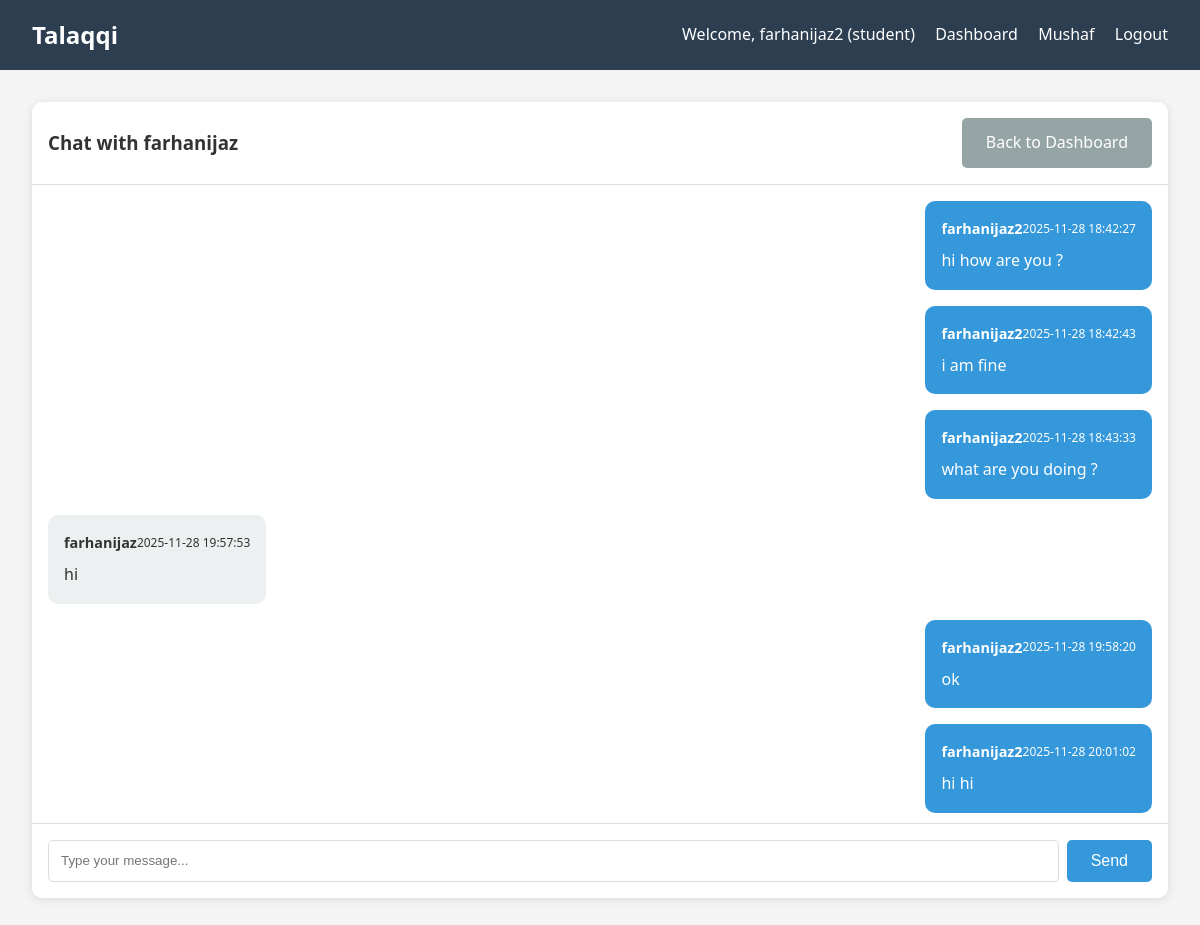
The page /chat/1 (signed in) on the database its author committed.
### tables this page shows
CREATE TABLE users
                 (id INTEGER PRIMARY KEY AUTOINCREMENT,
                  username TEXT UNIQUE NOT NULL,
                  password TEXT NOT NULL,
                  user_type TEXT NOT NULL,
                  created_at TIMESTAMP DEFAULT CURRENT_TIMESTAMP);

CREATE TABLE messages
                 (id INTEGER PRIMARY KEY AUTOINCREMENT,
                  sender_id INTEGER NOT NULL,
                  receiver_id INTEGER NOT NULL,
                  message TEXT NOT NULL,
                  timestamp TIMESTAMP DEFAULT CURRENT_TIMESTAMP,
                  FOREIGN KEY (sender_id) REFERENCES users (id),
                  FOREIGN KEY (receiver_id) REFERENCES users (id));

### app.py (the view)
@app.route('/chat/<int:user_id>')
def chat(user_id):
    if 'user_id' not in session:
        return redirect(url_for('login'))
    other_user = user_repo.get_user_by_id(user_id)
    if not other_user:
        return "User not found"
    messages = message_service.get_conversation(session['user_id'], user_id)
    return render_template('chat.html', other_user=other_user, messages=messages)

### app.py (called while the page is built)
    def __enter__(self):
        self.conn = sqlite3.connect(self.db_path)
        self.conn.row_factory = sqlite3.Row
        return self.conn

    def __exit__(self, exc_type, exc_val, exc_tb):
        self.conn.close()

    def get_user_by_id(self, user_id: int) -> Optional[Dict]:
        with DatabaseConnection() as conn:
            user = conn.execute('SELECT * FROM users WHERE id = ?', (user_id,)).fetchone()
            return dict(user) if user else None

    def get_conversation(self, user1_id: int, user2_id: int) -> List[Dict]:
        with DatabaseConnection() as conn:
            messages = conn.execute('''
                SELECT m.*, u.username as sender_name
                FROM messages m
                JOIN users u ON m.sender_id = u.id
                WHERE (m.sender_id = ? AND m.receiver_id = ?)
                   OR (m.sender_id = ? AND m.receiver_id = ?)
                ORDER BY m.timestamp
            ''', (user1_id, user2_id, user2_id, user1_id)).fetchall()
            return [dict(msg) for msg in messages]

    def get_conversation(self, user1_id: int, user2_id: int) -> List[Dict]:
        return self.message_repo.get_conversation(user1_id, user2_id)

### templates/chat.html (shortened to what this page needs)
{% extends "base.html" %}
{% block content %}
<div class="chat-container">
    <div class="chat-header">
        <h3>Chat with {{ other_user.username }}</h3>
        <a href="{{ url_for('dashboard') }}" class="btn btn-secondary">Back to Dashboard</a>
    </div>
    <div class="chat-messages" id="chatMessages">
        {% for message in messages %}
        <div class="message {% if message.sender_id == session.user_id %}message-sent{% else %}message-received{% endif %}">
            <div class="message-header">
                <strong>{{ message.sender_name }}</strong>
                <small>{{ message.timestamp }}</small>
            </div>
            <p>{{ message.message }}</p>
        </div>
        {% endfor %}
    </div>
    <div class="chat-input">
        <input type="text" id="messageInput" placeholder="Type your message...">
        <button onclick="sendMessage({{ other_user.id }})" class="btn btn-primary">Send</button>
    </div>
</div>
{% endblock %}

### templates/base.html (shortened to what this page needs)
<!DOCTYPE html>
<html lang="en">
<head>
    <link rel="stylesheet" href="{{ url_for('static', filename='css/style.css') }}">
</head>
<body>
    <nav class="navbar">
        <div class="nav-container">
            <h1 class="logo">Talaqqi</h1>
            <div class="nav-links">
                {% if session.user_id %}
                    <span>Welcome, {{ session.username }} ({{ session.user_type }})</span>
                    <a href="{{ url_for('dashboard') }}">Dashboard</a>
                    <a href="{{ url_for('mushaf') }}">Mushaf</a>
                    <a href="{{ url_for('logout') }}">Logout</a>
                {% else %}
                    <a href="{{ url_for('login') }}">Login</a>
                    <a href="{{ url_for('register') }}">Register</a>
                {% endif %}
            </div>
        </div>
    </nav>
    <div class="container">
        {% block content %}{% endblock %}
    </div>
</body>
</html>

### static/css/style.css (style rules this page uses)
* { margin: 0; padding: 0; box-sizing: border-box; }
body { font-family: 'Segoe UI', Tahoma, Geneva, Verdana, sans-serif; line-height: 1.6; color: #333; background-color: #f4f4f4; }
.navbar { background: #2c3e50; color: white; padding: 1rem 0; }
.nav-container { max-width: 1200px; margin: 0 auto; display: flex; justify-content: space-between; align-items: center; padding: 0 2rem; }
.logo { font-size: 1.5rem; font-weight: bold; }
.nav-links a { color: white; text-decoration: none; margin-left: 1rem; }
.container { max-width: 1200px; margin: 0 auto; padding: 2rem; }
.btn { display: inline-block; padding: 0.75rem 1.5rem; border: none; border-radius: 5px; text-decoration: none; text-align: center; cursor: pointer; font-size: 1rem; transition: background-color 0.3s; }
.btn-primary { background: #3498db; color: white; }
.btn-secondary { background: #95a5a6; color: white; }
.chat-container { background: white; border-radius: 10px; box-shadow: 0 2px 10px rgba(0,0,0,0.1); height: 80vh; display: flex; flex-direction: column; }
.chat-header { padding: 1rem; border-bottom: 1px solid #ddd; display: flex; justify-content: space-between; align-items: center; }
.chat-messages { flex: 1; padding: 1rem; overflow-y: auto; display: flex; flex-direction: column; gap: 1rem; }
.message { max-width: 70%; padding: 1rem; border-radius: 10px; }
.message-sent { align-self: flex-end; background: #3498db; color: white; }
.message-received { align-self: flex-start; background: #ecf0f1; color: #333; }
.message-header { display: flex; justify-content: space-between; align-items: center; margin-bottom: 0.5rem; font-size: 0.9rem; }
.chat-input { padding: 1rem; border-top: 1px solid #ddd; display: flex; gap: 0.5rem; }
.chat-input input { flex: 1; padding: 0.75rem; border: 1px solid #ddd; border-radius: 5px; }

### rows shown on the page
users: username "farhanijaz2", user_type "student"
users: username "farhanijaz"
messages: sender_name "farhanijaz2", timestamp "2025-11-28 18:42:27", message "hi how are you ?"
messages: sender_name "farhanijaz2", timestamp "2025-11-28 18:42:43", message "i am fine"
messages: sender_name "farhanijaz2", timestamp "2025-11-28 18:43:33", message "what are you doing ?"
messages: sender_name "farhanijaz", timestamp "2025-11-28 19:57:53", message "hi"
messages: sender_name "farhanijaz2", timestamp "2025-11-28 19:58:20", message "ok"
messages: sender_name "farhanijaz2", timestamp "2025-11-28 20:01:02", message "hi hi"
